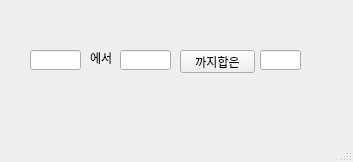
<?xml version="1.0" encoding="UTF-8"?>
<ui version="4.0">
 <class>MainWindow</class>
 <widget class="QMainWindow" name="MainWindow">
  <property name="geometry">
   <rect>
    <x>0</x>
    <y>0</y>
    <width>353</width>
    <height>162</height>
   </rect>
  </property>
  <property name="windowTitle">
   <string>MainWindow</string>
  </property>
  <widget class="QWidget" name="centralwidget">
   <widget class="QLabel" name="label">
    <property name="geometry">
     <rect>
      <x>90</x>
      <y>50</y>
      <width>41</width>
      <height>16</height>
     </rect>
    </property>
    <property name="text">
     <string>에서</string>
    </property>
   </widget>
   <widget class="QPushButton" name="pb">
    <property name="geometry">
     <rect>
      <x>180</x>
      <y>50</y>
      <width>75</width>
      <height>23</height>
     </rect>
    </property>
    <property name="text">
     <string>까지합은</string>
    </property>
   </widget>
   <widget class="QLineEdit" name="le1">
    <property name="geometry">
     <rect>
      <x>30</x>
      <y>50</y>
      <width>51</width>
      <height>20</height>
     </rect>
    </property>
   </widget>
   <widget class="QLineEdit" name="le2">
    <property name="geometry">
     <rect>
      <x>120</x>
      <y>50</y>
      <width>51</width>
      <height>20</height>
     </rect>
    </property>
   </widget>
   <widget class="QLineEdit" name="le3">
    <property name="geometry">
     <rect>
      <x>260</x>
      <y>50</y>
      <width>41</width>
      <height>20</height>
     </rect>
    </property>
   </widget>
  </widget>
  <widget class="QMenuBar" name="menubar">
   <property name="geometry">
    <rect>
     <x>0</x>
     <y>0</y>
     <width>353</width>
     <height>21</height>
    </rect>
   </property>
  </widget>
  <widget class="QStatusBar" name="statusbar"/>
 </widget>
 <resources/>
 <connections/>
</ui>
